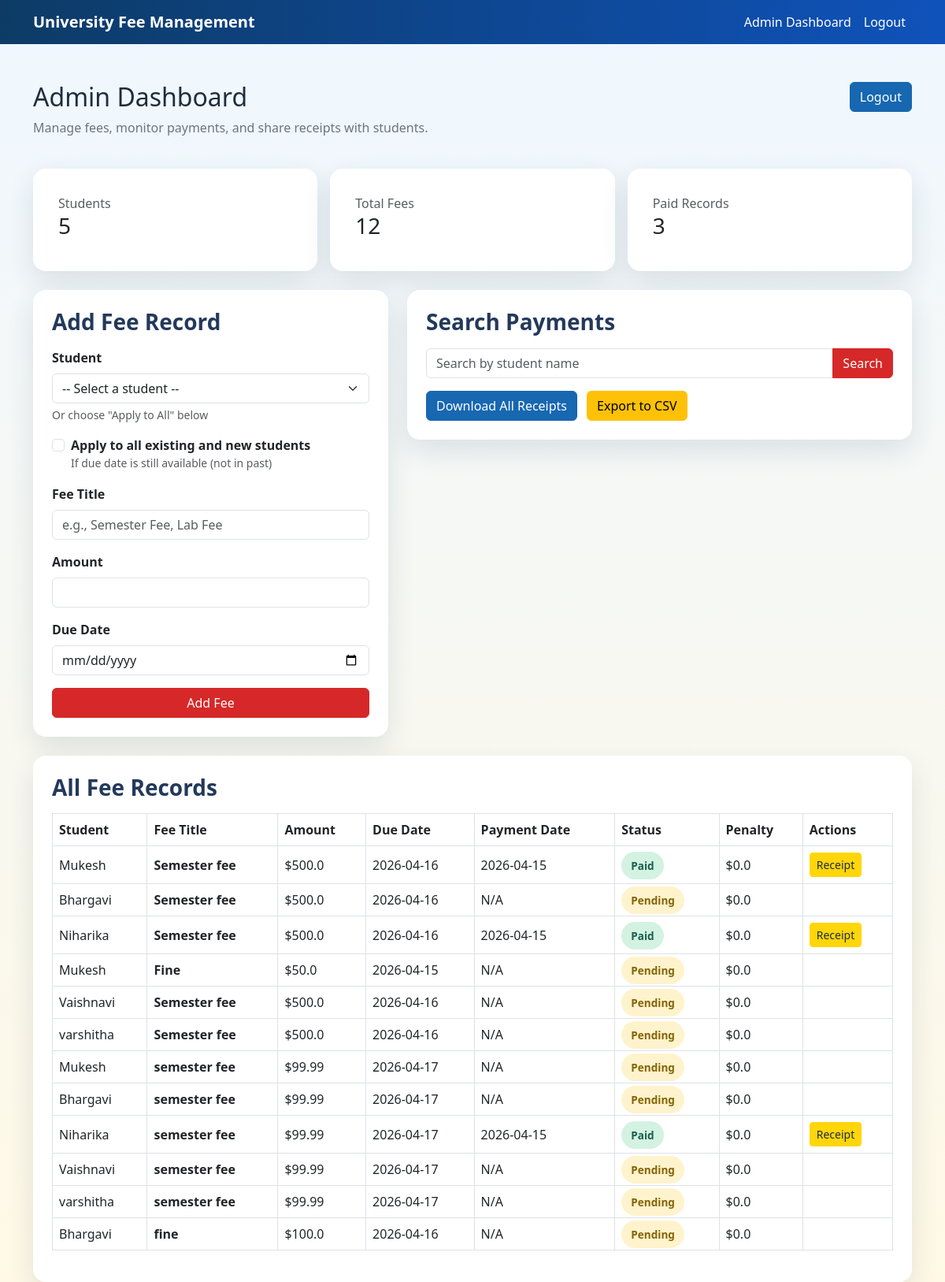
Page /admin/dashboard (signed in) on the committed database.
### models.py (models this page shows)
class Fee(db.Model):
    id = db.Column(db.Integer, primary_key=True)
    student_id = db.Column(db.Integer, db.ForeignKey('user.id'), nullable=False)
    title = db.Column(db.String(100), nullable=False, default='Fee')  # e.g., "Semester Fee", "Lab Fee"
    amount = db.Column(db.Float, nullable=False)
    payment_date = db.Column(db.DateTime, nullable=True)
    due_date = db.Column(db.DateTime, nullable=False)
    status = db.Column(db.String(10), nullable=False, default='Pending')  # Paid, Pending, Late
    penalty_amount = db.Column(db.Float, default=0.0)
    student = db.relationship('User', backref=db.backref('fees', lazy=True))

class User(UserMixin, db.Model):
    id = db.Column(db.Integer, primary_key=True)
    name = db.Column(db.String(100), nullable=False)
    email = db.Column(db.String(100), unique=True, nullable=False)
    password = db.Column(db.String(200), nullable=False)
    role = db.Column(db.String(10), nullable=False)  # 'admin' or 'student'

### routes/admin.py (the view)
@admin_bp.route('/dashboard')
@login_required
def dashboard():
    if current_user.role != 'admin':
        return redirect(url_for('home'))
    students = User.query.filter_by(role='student').all()
    search = request.args.get('search', '')
    if search:
        fees = Fee.query.join(User).filter(User.name.contains(search)).all()
    else:
        fees = Fee.query.all()
    return render_template('admin_dashboard.html', students=students, fees=fees)

### app.py (called while the page is built)
@login_manager.user_loader
def load_user(user_id):
    return User.query.get(int(user_id))

### templates/admin_dashboard.html (shortened to what this page needs)
{% extends "base.html" %}
{% block content %}
<div class="d-flex flex-column flex-md-row justify-content-between align-items-start gap-3 mb-4">
    <div>
        <h2>Admin Dashboard</h2>
        <p class="text-secondary">Manage fees, monitor payments, and share receipts with students.</p>
    </div>
    <div class="btn-group-custom">
        <a href="{{ url_for('auth.logout') }}" class="btn btn-secondary">Logout</a>
    </div>
</div>
<div class="row g-3 mb-4">
    <div class="col-md-4">
        <div class="card summary-card p-3">
            <div class="card-body">
                <span class="text-muted">Students</span>
                <h3>{{ students|length }}</h3>
            </div>
        </div>
    </div>
    <div class="col-md-4">
        <div class="card summary-card p-3">
            <div class="card-body">
                <span class="text-muted">Total Fees</span>
                <h3>{{ fees|length }}</h3>
            </div>
        </div>
    </div>
    <div class="col-md-4">
        <div class="card summary-card p-3">
            <div class="card-body">
                <span class="text-muted">Paid Records</span>
                <h3>{{ fees|selectattr('status', 'equalto', 'Paid')|list|length }}</h3>
            </div>
        </div>
    </div>
</div>
<div class="row g-4 mb-4">
    <div class="col-lg-5">
        <div class="card p-4">
            <h3 class="section-title mb-3">Add Fee Record</h3>
            <form method="POST" action="{{ url_for('admin.add_fee') }}">
                <div class="mb-3">
                    <label for="student_id" class="form-label">Student</label>
                    <select class="form-select" id="student_id" name="student_id">
                        <option value="" selected>-- Select a student --</option>
                    </select>
                    <small class="text-muted d-block mt-1">Or choose "Apply to All" below</small>
                </div>
                <div class="mb-3">
                    <div class="form-check">
                        <input class="form-check-input" type="checkbox" id="apply_to_all" name="apply_to_all">
                        <label class="form-check-label" for="apply_to_all">
                            <strong>Apply to all existing and new students</strong>
                            <div class="small text-muted">If due date is still available (not in past)</div>
                        </label>
                    </div>
                </div>
                <div class="mb-3">
                    <label for="title" class="form-label">Fee Title</label>
                    <input type="text" class="form-control" id="title" name="title" placeholder="e.g., Semester Fee, Lab Fee" required>
                </div>
                <div class="mb-3">
                    <label for="amount" class="form-label">Amount</label>
                    <input type="number" step="0.01" class="form-control" id="amount" name="amount" required>
                </div>
                <div class="mb-3">
                    <label for="due_date" class="form-label">Due Date</label>
                    <input type="date" class="form-control" id="due_date" name="due_date" required>
                </div>
                <button type="submit" class="btn btn-primary w-100">Add Fee</button>
            </form>
        </div>
    </div>
    <div class="col-lg-7">
        <div class="card p-4">
            <h3 class="section-title mb-3">Search Payments</h3>
            <form method="GET" class="mb-3">
                <div class="input-group">
                    <input type="text" name="search" placeholder="Search by student name" class="form-control" value="{{ request.args.get('search', '') }}">
                    <button type="submit" class="btn btn-primary">Search</button>
                </div>
            </form>
            <div class="btn-group-custom">
                <a href="{{ url_for('admin.download_all_receipts') }}" class="btn btn-secondary">Download All Receipts</a>
                <a href="{{ url_for('admin.export_csv') }}" class="btn btn-warning">Export to CSV</a>
            </div>
        </div>
    </div>
</div>
<div class="card p-4">
    <h3 class="section-title mb-3">All Fee Records</h3>
    <div class="table-responsive">
        <table class="table table-bordered align-middle">
            <thead>
                <tr>
                    <th>Student</th>
                    <th>Fee Title</th>
                    <th>Amount</th>
                    <th>Due Date</th>
                    <th>Payment Date</th>
                    <th>Status</th>
                    <th>Penalty</th>
                    <th>Actions</th>
                </tr>
            </thead>
            <tbody>
                {% for fee in fees %}
                <tr>
                    <td>{{ fee.student.name }}</td>
                    <td><strong>{{ fee.title }}</strong></td>
                    <td>${{ fee.amount }}</td>
                    <td>{{ fee.due_date.strftime('%Y-%m-%d') }}</td>
                    <td>{% if fee.payment_date %}{{ fee.payment_date.strftime('%Y-%m-%d') }}{% else %}N/A{% endif %}</td>
                    <td>
                        <span class="badge-status {% if fee.status == 'Paid' %}badge-paid{% elif fee.status == 'Pending' %}badge-pending{% else %}badge-late{% endif %}">{{ fee.status }}</span>
                    </td>
                    <td>${{ fee.penalty_amount }}</td>
                    <td>
                        {% if fee.status == 'Paid' %}
                        <a href="{{ url_for('admin.download_receipt', fee_id=fee.id) }}" class="btn btn-info btn-sm">Receipt</a>
                        {% endif %}
                    </td>
                </tr>
                {% endfor %}
            </tbody>
        </table>
    </div>
</div>
{% endblock %}

### templates/base.html (shortened to what this page needs)
<!DOCTYPE html>
<html lang="en">
<head>
    <link href="https://cdn.jsdelivr.net/npm/bootstrap@5.3.0/dist/css/bootstrap.min.css" rel="stylesheet">
    <link rel="stylesheet" href="{{ url_for('static', filename='css/style.css') }}">
</head>
<body>
    <nav class="navbar navbar-expand-lg navbar-dark">
        <div class="container">
            <a class="navbar-brand fw-bold" href="{{ url_for('home') }}">University Fee Management</a>
            <div class="collapse navbar-collapse" id="navbarMenu">
                <ul class="navbar-nav ms-auto align-items-center">
                    {% if current_user.is_authenticated %}
                        {% if current_user.role == 'admin' %}
                            <li class="nav-item"><a class="nav-link" href="{{ url_for('admin.dashboard') }}">Admin Dashboard</a></li>
                        {% else %}
                            <li class="nav-item"><a class="nav-link" href="{{ url_for('student.dashboard') }}">Student Dashboard</a></li>
                        {% endif %}
                        <li class="nav-item"><a class="nav-link" href="{{ url_for('auth.logout') }}">Logout</a></li>
                    {% else %}
                        <li class="nav-item"><a class="nav-link" href="{{ url_for('auth.login') }}">Login</a></li>
                        <li class="nav-item"><a class="nav-link" href="{{ url_for('auth.register') }}">Register</a></li>
                    {% endif %}
                </ul>
            </div>
        </div>
    </nav>
    <div class="container mt-5">
        {% block content %}{% endblock %}
    </div>
</body>
</html>

### static/css/style.css (style rules this page uses)
:root { --brand-blue: #0d3b66; --brand-light: #f5f9ff; --brand-red: #d62828; --brand-yellow: #ffd60a; --brand-cyan: #3da5d9; --brand-green: #2a9d8f; --brand-slate: #23395b; }
body { font-family: 'Segoe UI', Tahoma, Geneva, Verdana, sans-serif; background: linear-gradient(180deg, #eff7ff 0%, #fff9e6 100%); color: #1f2d3d; }
.navbar { background: linear-gradient(90deg, var(--brand-blue), #0f52ba) !important; }
.navbar-brand, .nav-link { color: #fff !important; }
.btn-primary { background-color: var(--brand-red); border-color: var(--brand-red); }
.btn-info { background-color: var(--brand-yellow); border-color: var(--brand-yellow); color: #1f2d3d; }
.btn-secondary { background-color: #1767b1; border-color: #1767b1; }
.card { border: none; border-radius: 16px; box-shadow: 0 14px 35px rgba(34, 60, 80, 0.12); }
.section-title { color: var(--brand-slate); font-weight: 700; }
.table thead { background-color: rgba(13, 59, 102, 0.1); }
.badge-status { padding: 0.5rem 0.75rem; border-radius: 999px; font-size: 0.85rem; font-weight: 600; }
.badge-paid { background-color: #d3f2e1; color: #1b5e4e; }
.badge-pending { background-color: #fff3cd; color: #856404; }
.form-label { font-weight: 600; }
.summary-card { min-height: 120px; }
.summary-card .card-body { display: flex; flex-direction: column; justify-content: center; }
.btn-group-custom { display: flex; gap: 0.75rem; flex-wrap: wrap; }

### rows in the picture
Fee: student.name "Mukesh", title "Semester fee", amount "500.0", due_date "2026-04-16", payment_date "2026-04-15", status "Paid", penalty_amount "0.0"
Fee: student.name "Bhargavi", title "Semester fee", amount "500.0", due_date "2026-04-16", shows "N/A", status "Pending", penalty_amount "0.0"
Fee: student.name "Niharika", title "Semester fee", amount "500.0", due_date "2026-04-16", payment_date "2026-04-15", status "Paid", penalty_amount "0.0"
Fee: student.name "Mukesh", title "Fine", amount "50.0", due_date "2026-04-15", shows "N/A", status "Pending", penalty_amount "0.0"
Fee: student.name "Vaishnavi", title "Semester fee", amount "500.0", due_date "2026-04-16", shows "N/A", status "Pending", penalty_amount "0.0"
Fee: student.name "varshitha", title "Semester fee", amount "500.0", due_date "2026-04-16", shows "N/A", status "Pending", penalty_amount "0.0"
Fee: student.name "Mukesh", title "semester fee", amount "99.99", due_date "2026-04-17", shows "N/A", status "Pending", penalty_amount "0.0"
Fee: student.name "Bhargavi", title "semester fee", amount "99.99", due_date "2026-04-17", shows "N/A", status "Pending", penalty_amount "0.0"
Fee: student.name "Niharika", title "semester fee", amount "99.99", due_date "2026-04-17", payment_date "2026-04-15", status "Paid", penalty_amount "0.0"
Fee: student.name "Vaishnavi", title "semester fee", amount "99.99", due_date "2026-04-17", shows "N/A", status "Pending", penalty_amount "0.0"
Fee: student.name "varshitha", title "semester fee", amount "99.99", due_date "2026-04-17", shows "N/A", status "Pending", penalty_amount "0.0"
Fee: student.name "Bhargavi", title "fine", amount "100.0", due_date "2026-04-16", shows "N/A", status "Pending", penalty_amount "0.0"

### other values in the picture
{{ students|length }} "5"
{{ fees|length }} "12"
{{ fees|selectattr('status', 'equalto', 'Paid')|list|length }} "3"
